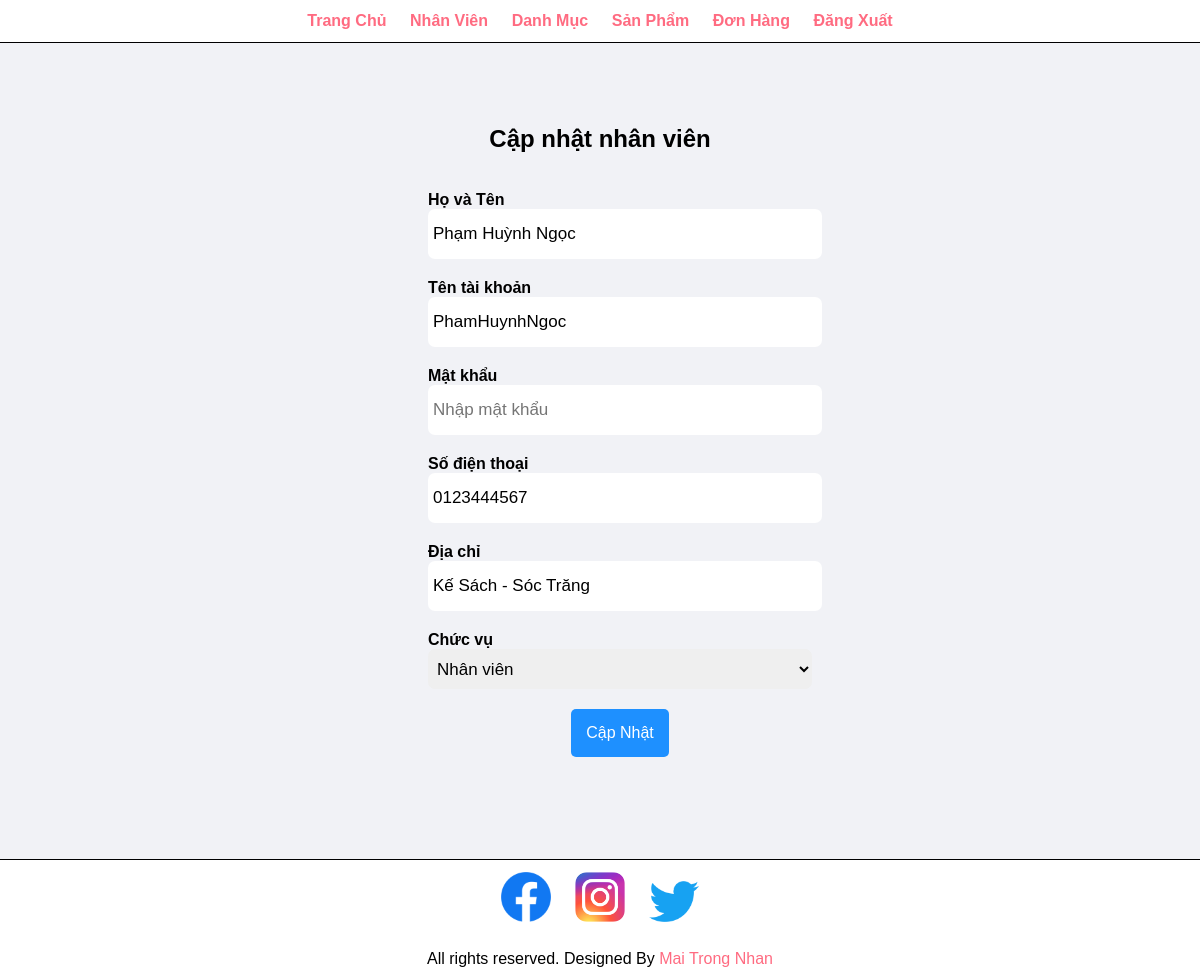
The page /admin/update-admin.php?id=2 (signed in) on the database its author committed.
### tables this page shows
CREATE TABLE `NhanVien` (
  `MSNV` int(5) NOT NULL,
  `HoTenNV` varchar(50) DEFAULT NULL,
  `UserName` varchar(50) DEFAULT NULL,
  `Password` varchar(50) DEFAULT NULL,
  `ChucVu` varchar(50) DEFAULT NULL,
  `DiaChi` varchar(50) DEFAULT NULL,
  `SoDienThoai` varchar(10) DEFAULT NULL CHECK (1 = `SoDienThoai` regexp '^[0-9]{10}$')
);

### Config/connect.php (called while the page is built, shortened)
<?php
function executeSQLResult ($conn, $sql) {
    $result = mysqli_query($conn, $sql);
    $data = array();
    while ($row = mysqli_fetch_array($result)) {
        $data[] = $row;
    }
    return $data;
}
?>

### Admin/update-admin.php (the view, shortened to what this page needs)
<?php
include('./layouts/header.php');
if (isset($_GET['id'])) {
    $id = $_GET['id'];
    $conn = connectToDatabase();
    $sql = "SELECT * FROM NhanVien WHERE MSNV = $id";
    $result = executeSQLResult($conn, $sql);
    $HoVaTen = $result[0]['HoTenNV'];
    $UserName = $result[0]['UserName'];
    $ChucVu = $result[0]['ChucVu'];
    $DiaChi = $result[0]['DiaChi'];
    $SoDienThoai = $result[0]['SoDienThoai'];
} else {
    $_SESSION['error'] = 'Không lấy được thông tin nhân viên';
    header('Location: ' . URL . '/Admin/manager-admin.php');
}
function CheckPosition($value, $ChucVu)
{
    if ($ChucVu == $value) {
        echo "selected";
    }
}
?>
<section class="main">
    <div class="container">
        <h1 class="text-center">Cập nhật nhân viên</h1>
        <br>
        <form action="" method="POST">
            <div class="group-input">
                <p><b>Họ và Tên</b></p>
                <input type="text" name="FullName" value="<?php echo $HoVaTen; ?>" required placeholder="Nhập họ và tên *" class="format-ip">
            </div>
            <div class="group-input">
                <p><b>Tên tài khoản</b></p>
                <input type="text" name="UserName" value="<?php echo $UserName; ?>" placeholder="Nhập tên tài khoản  *" class="format-ip" required>
            </div>
            <div class="group-input">
                <p><b>Mật khẩu</b></p>
                <input type="password" name="Password" placeholder="Nhập mật khẩu" class="format-ip">
            </div>
            <div class="group-input">
                <p><b>Số điện thoại</b></p>
                <input type="number" name="Phone" value="<?php echo $SoDienThoai; ?>" required placeholder="Nhập số điện thoại *" class="format-ip">
            </div>
            <div class="group-input">
                <p><b>Địa chỉ</b></p>
                <input type="text" name="Address" value="<?php echo $DiaChi; ?>" required placeholder="Nhập địa chỉ *" class="format-ip">
            </div>
            <div class="group-input">
                <p><b>Chức vụ</b></p>
                <Select name="Position" class="format-ip">
                    <option value="Nhân viên" <?php CheckPosition("Nhân viên", $ChucVu) ?>>Nhân viên</option>
                </Select>
            </div>
            <div class="group-input">
                <input type="submit" id="update" value="Cập Nhật" name="submit" class="btn-primary">
            </div>
        </form>
    </div>
</section>
<?php
include('./layouts/footer.php');
?>

### Admin/css/style.css (style rules this page uses)
* { margin: 0; padding: 0; font-family: Arial, Helvetica, sans-serif; }
body { margin: 0; padding: 0; width: 100%; }
.container { width: 80%; margin: 0 auto; padding: 1%; }
.text-center { text-align: center; }
.btn-primary { background-color: #1e90ff; padding: 1%; border-radius: 5px; color: white; text-decoration: none; display: block; text-align: center; }
select { border: 0; }
.main { background-color: #f1f2f6; padding-top: 70px; padding-bottom: 70px; border-bottom: 1px solid; }
.main form { width: 40%; margin: 0 auto; }
.group-input { margin: 20px; width: 100%; }
.group-input p { text-align: left; }
.group-input input[type="submit"] { padding: 15px; font-size: 16px; border: 0; margin: 0 auto; }
.format-ip { border: 0; width: 100%; height: 40px; padding: 5px; font-size: 17px; border-radius: 7px; }

### rows shown on the page
nhanvien: FullName "Phạm Huỳnh Ngọc", UserName "PhamHuynhNgoc", Phone "0123444567", Address "Kế Sách - Sóc Trăng", Position "Nhân viên"
